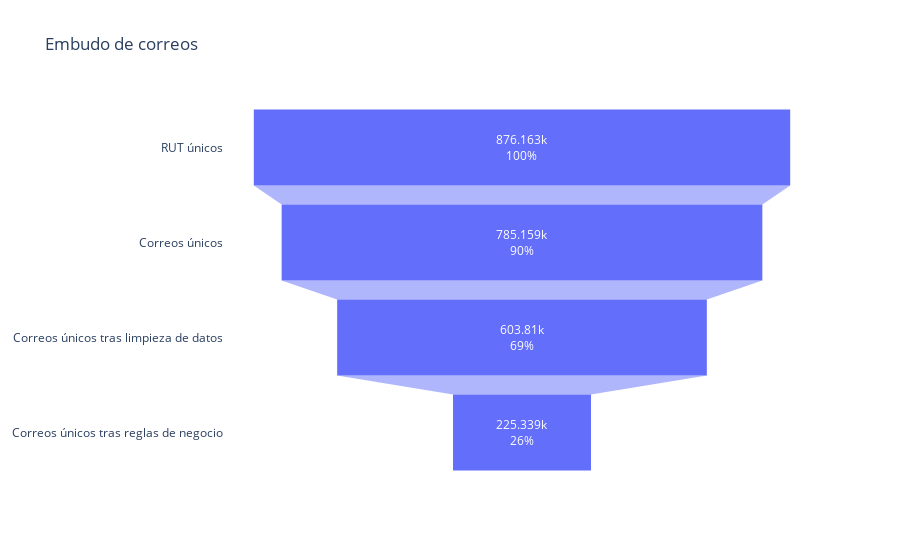

Write notebook code for a chart like this one.
### Code cell
import plotly.graph_objects as go

# Lista de valores y etiquetas proporcionadas (de mayor a menor)
valores = [876163, 785159, 603810, 225339]

etapas = [
    'RUT únicos',
    'Correos únicos',
    'Correos únicos tras limpieza de datos',
    'Correos únicos tras reglas de negocio'
]

# Crear el diagrama de embudo
fig = go.Figure(go.Funnel(
    y = etapas,
    x = valores,
    textinfo = "value+percent initial",
    hovertemplate='%{x:,.0f}<extra>%{percentInitial:.2%}</extra>',  # Mostrar los valores completos sin 'k' ni formato abreviado
))

# Actualizar layout para fondo blanco
fig.update_layout(
    title='Embudo de correos',
    funnelmode='stack',
    plot_bgcolor='white'  # Cambiar el color de fondo a blanco
)

fig.show()

### Figure 1 — Plotly figure (JSON) as saved in the notebook; plotly's stock layout.template omitted (floating-point values rounded to 4 significant figures)
{"data": [{"hovertemplate": "%{x:,.0f}<extra>%{percentInitial:.2%}</extra>", "textinfo": "value+percent initial", "type": "funnel", "x": [876163, 785159, 603810, 225339], "y": ["RUT únicos", "Correos únicos", "Correos únicos tras limpieza de datos", "Correos únicos tras reglas de negocio"]}], "layout": {"autosize": true, "funnelmode": "stack", "plot_bgcolor": "white", "title": {"text": "Embudo de correos"}, "xaxis": {"autorange": true, "range": [-486800.0, 486800.0], "type": "linear"}, "yaxis": {"autorange": true, "range": [3.5, -0.5], "type": "category"}}}
